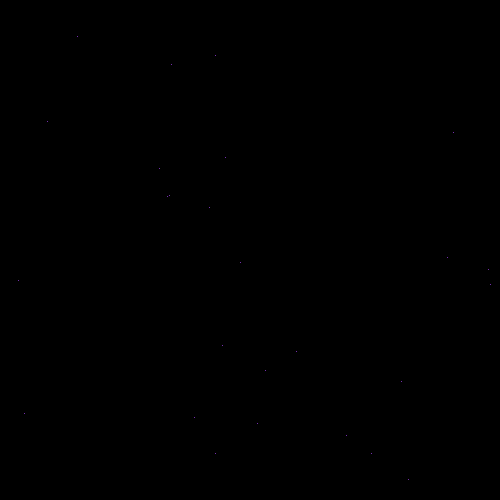
Frame 1 (no input)
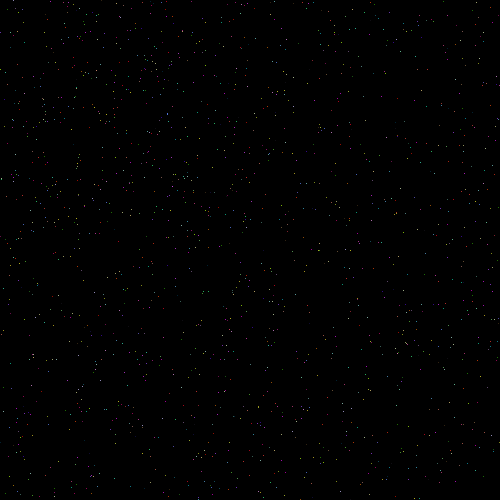
Frame 60 (the mouse pressed at the canvas centre just before this capture)
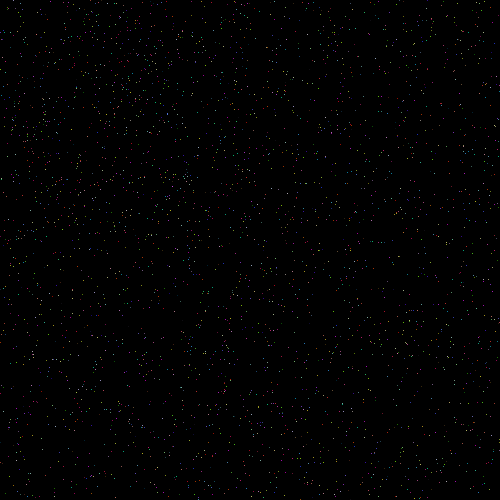
Frame 120 (the mouse held since frame 60 and released just before this capture)

The Processing sketch that drew these frames (run headless with seeded random() and noise(); from frame 60 on, the mouse is pressed at the canvas centre):

// Processing sketch: processing_1757
// ── processing_1757.pde

void setup() {
  size(500,500);
  background(0);
}

void draw() {
  translate(width/2, height/2);
  stroke(random(255),random(255),random(255));
  point(random(500),random(500));
  point(random(500),random(500));
  point(random(500),random(500));
  point(random(500),random(500));
  point(random(500),random(500));
  point(random(500),random(500));
  point(random(500),random(500));
  point(random(500),random(500));
  point(random(500),random(500));
  point(random(500),random(500));
  point(random(500),random(500));
  point(random(500),random(500));
  point(random(500),random(500));
  point(random(500),random(500));
  point(random(500),random(500));
  point(random(500),random(500));
  point(random(500),random(500));
  point(random(500),random(500));
  point(random(500),random(500));
  point(random(500),random(500));
  point(random(500),random(500));
  point(random(500),random(500));
  point(random(500),random(500));
  point(random(-500),random(-500));
  point(random(-500),random(-500));
  point(random(-500),random(-500));
  point(random(-500),random(-500));
  point(random(-500),random(-500));
  point(random(-500),random(-500));
  point(random(-500),random(-500));
  point(random(-500),random(-500));
  point(random(-500),random(-500));
  point(random(-500),random(-500));
  point(random(-500),random(-500));
  point(random(-500),random(-500));
  point(random(-500),random(-500));
  point(random(-500),random(-500));
  point(random(-500),random(-500));
  point(random(-500),random(-500));
  point(random(-500),random(-500));
  point(random(-500),random(-500));
  point(random(-500),random(-500));
  point(random(-500),random(-500));
  point(random(-500),random(-500));
  point(random(-500),random(-500));
  point(random(-500),random(-500));
  point(random(-500),random(-500));
  point(random(-500),random(-500));
  point(random(-500),random(-500));
  point(random(-500),random(-500));
  point(random(-500),random(-500));
  point(random(-500),random(-500));
  point(random(-500),random(-500));
  point(random(-500),random(-500));
  point(random(-500),random(-500));
  point(random(-500),random(-500));
  point(random(-500),random(-500));
  point(random(-500),random(-500));
  point(random(-500),random(-500));
  point(random(-500),random(500));
  point(random(-500),random(500));
  point(random(-500),random(500));
  point(random(-500),random(500));
  point(random(-500),random(500));
  point(random(-500),random(500));
  point(random(-500),random(500));
  point(random(-500),random(500));
  point(random(-500),random(500));
  point(random(-500),random(500));
  point(random(-500),random(500));
  point(random(-500),random(500));
  point(random(-500),random(500));
  point(random(-500),random(500));
  point(random(-500),random(500));
  point(random(-500),random(500));
  point(random(-500),random(500));
  point(random(-500),random(500));
  point(random(-500),random(500));
  point(random(-500),random(500));
  point(random(-500),random(500));
  point(random(-500),random(500));
  point(random(-500),random(500));
  point(random(-500),random(500));
  point(random(500),random(-500));
  point(random(500),random(-500));
  point(random(500),random(-500));
  point(random(500),random(-500));
  point(random(500),random(-500));
  point(random(500),random(-500));
  point(random(500),random(-500));
  point(random(500),random(-500));
  point(random(500),random(-500));
  point(random(500),random(-500));
  point(random(500),random(-500));
  point(random(500),random(-500));
  point(random(500),random(-500));
  point(random(500),random(-500));
  point(random(500),random(-500));
  point(random(500),random(-500));
  point(random(500),random(-500));
  point(random(500),random(-500));
  point(random(500),random(-500));
  point(random(500),random(-500));
  point(random(500),random(-500));
  point(random(500),random(-500));
  point(random(500),random(-500));
  point(random(500),random(-500));
}
